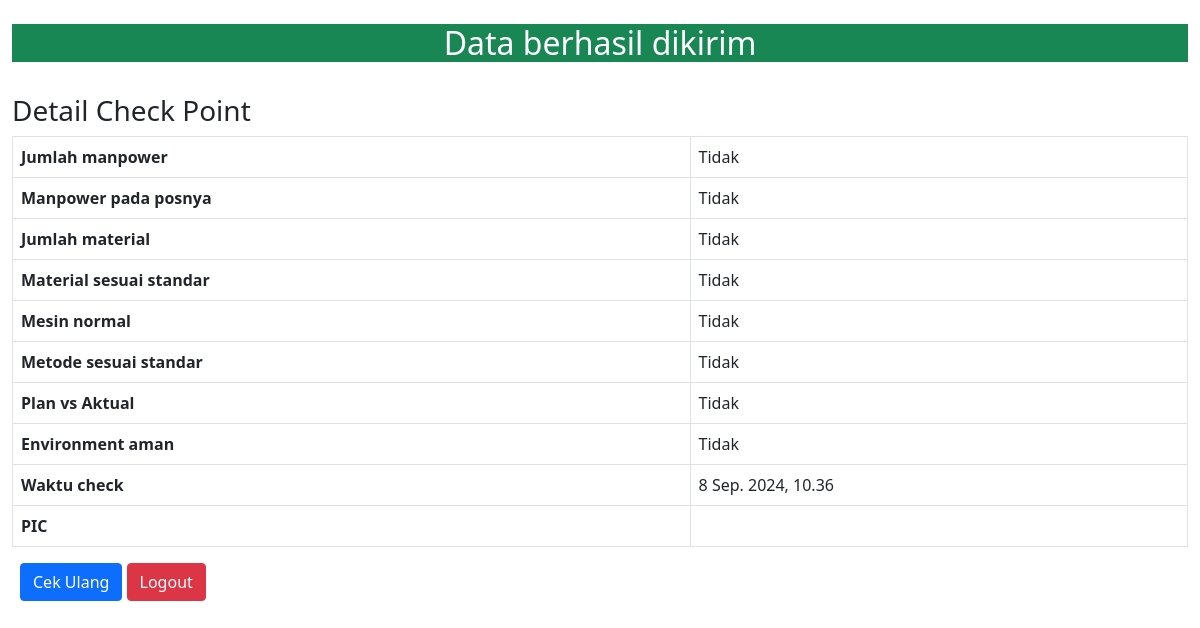
Page /success/2/ on the earlier database version.
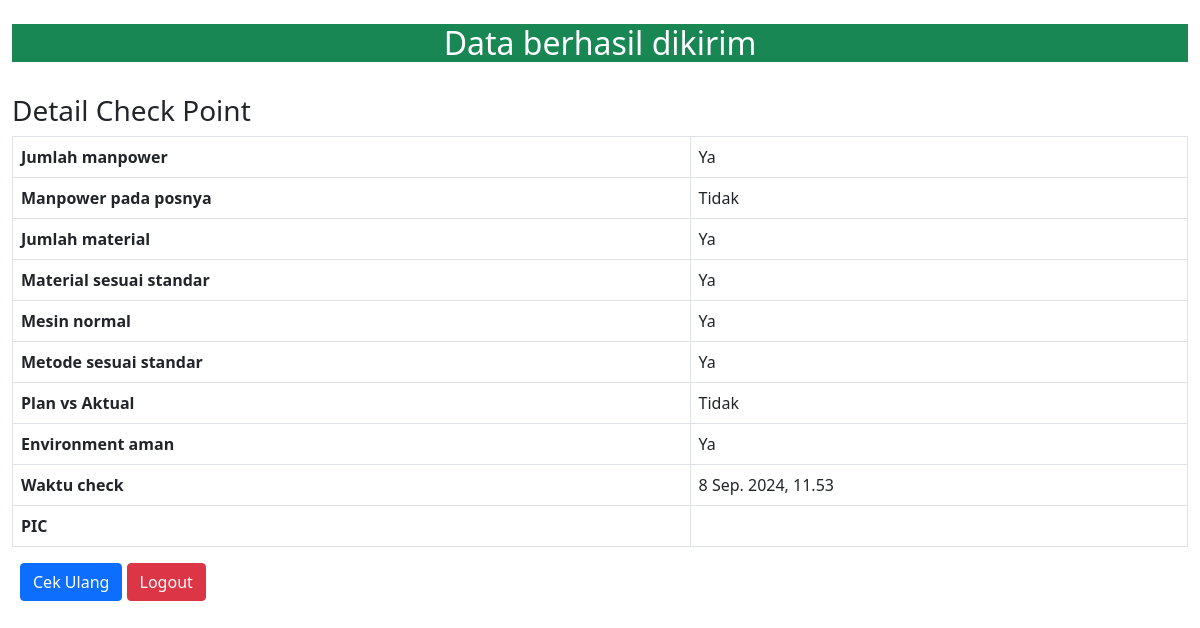
Same page on the later database version.
### CheckPointApp/models.py (models this page shows, shortened)
class CpInputModel(models.Model):
    STATUS_CHOICES = (
        (True, 'Ya'),
        (False, 'Tidak')
    )
    mp_jumlah = models.BooleanField(choices=STATUS_CHOICES, default=False, null=False)
    mp_pos = models.BooleanField(choices=STATUS_CHOICES, default=False, null=False)
    material_jumlah = models.BooleanField(choices=STATUS_CHOICES, default=False,null=False)
    material_std = models.BooleanField(choices=STATUS_CHOICES, default=False, null=False)
    mesin_normal = models.BooleanField(choices=STATUS_CHOICES, default=False, null=False)
    metode_sesuai = models.BooleanField(choices=STATUS_CHOICES, default=False, null=False)
    plan_vs_actual = models.BooleanField(choices=STATUS_CHOICES, default=False, null=False)
    environment_aman = models.BooleanField(choices=STATUS_CHOICES, default=False, null=False)
    tanggal_check = models.DateTimeField(auto_now_add=True, null=False)
    person = models.ForeignKey(User, on_delete=models.CASCADE)

### CheckPointApp/views.py (the view)
# urls.py: path('success/<int:pk>/', views.Success.as_view(), name="success"),
class Success(DetailView):
    model = CpInputModel
    template_name = 'success.html'

### templates/success.html (shortened to what this page needs)
{% load static %}
<!DOCTYPE html>
<html>
    <head>
        <link rel="stylesheet" type="text/css" href="https://cdn.datatables.net/1.12.1/css/jquery.dataTables.min.css">
        <link href="https://cdn.jsdelivr.net/npm/bootstrap@5.1.3/dist/css/bootstrap.min.css" rel="stylesheet">
    </head>
    <body class="py-4">
        <div class="container-fluid">
            <div class="bg-success text-center text-white align-middle">
                <h2>Data berhasil dikirim</h2>
            </div>
            <br>
            <h3>Detail Check Point</h3>
            <table class="table table-bordered">
                <tbody>
                    <tr>
                        <th>Jumlah manpower</th>
                        <td>{{ object.mp_jumlah|yesno:"Ya,Tidak" }}</td>
                    </tr>
                    <tr>
                        <th>Manpower pada posnya</th>
                        <td>{{ object.mp_pos|yesno:"Ya,Tidak" }}</td>
                    </tr>
                    <tr>
                        <th>Jumlah material</th>
                        <td>{{ object.material_jumlah|yesno:"Ya,Tidak" }}</td>
                    </tr>
                    <tr>
                        <th>Material sesuai standar</th>
                        <td>{{ object.material_std|yesno:"Ya,Tidak" }}</td>
                    </tr>
                    <tr>
                        <th>Mesin normal</th>
                        <td>{{ object.mesin_normal|yesno:"Ya,Tidak" }}</td>
                    </tr>
                    <tr>
                        <th>Metode sesuai standar</th>
                        <td>{{ object.metode_sesuai|yesno:"Ya,Tidak" }}</td>
                    </tr>
                    <tr>
                        <th>Plan vs Aktual</th>
                        <td>{{ object.plan_vs_actual|yesno:"Ya,Tidak" }}</td>
                    </tr>
                    <tr>
                        <th>Environment aman</th>
                        <td>{{ object.environment_aman|yesno:"Ya,Tidak" }}</td>
                    </tr>
                    <tr>
                        <th>Waktu check</th>
                        <td>{{ object.tanggal_check }}</td>
                    </tr>
                    <tr>
                        <th>PIC</th>
                        <td>{{ object.person.first_name }} {{ object.person.last_name }}</td>
                    </tr>
                </tbody>
            </table>
            <div class="d-inline p-2 text-end">
            <a href="{% url 'CpInput' %}" class="btn btn-primary">Cek Ulang</a>
            <a href="{% url 'logout' %}" class="btn btn-danger">Logout</a>
        </div>
        </div>
    </body>
</html>

Differences in the rows shown:
changed CpInputModel "Tidak": mp_jumlah "Tidak" → "Ya"; material_jumlah "Tidak" → "Ya"; material_std "Tidak" → "Ya"; mesin_normal "Tidak" → "Ya"; metode_sesuai "Tidak" → "Ya"; environment_aman "Tidak" → "Ya"; tanggal_check "8 Sep. 2024, 10.36" → "8 Sep. 2024, 11.53"
